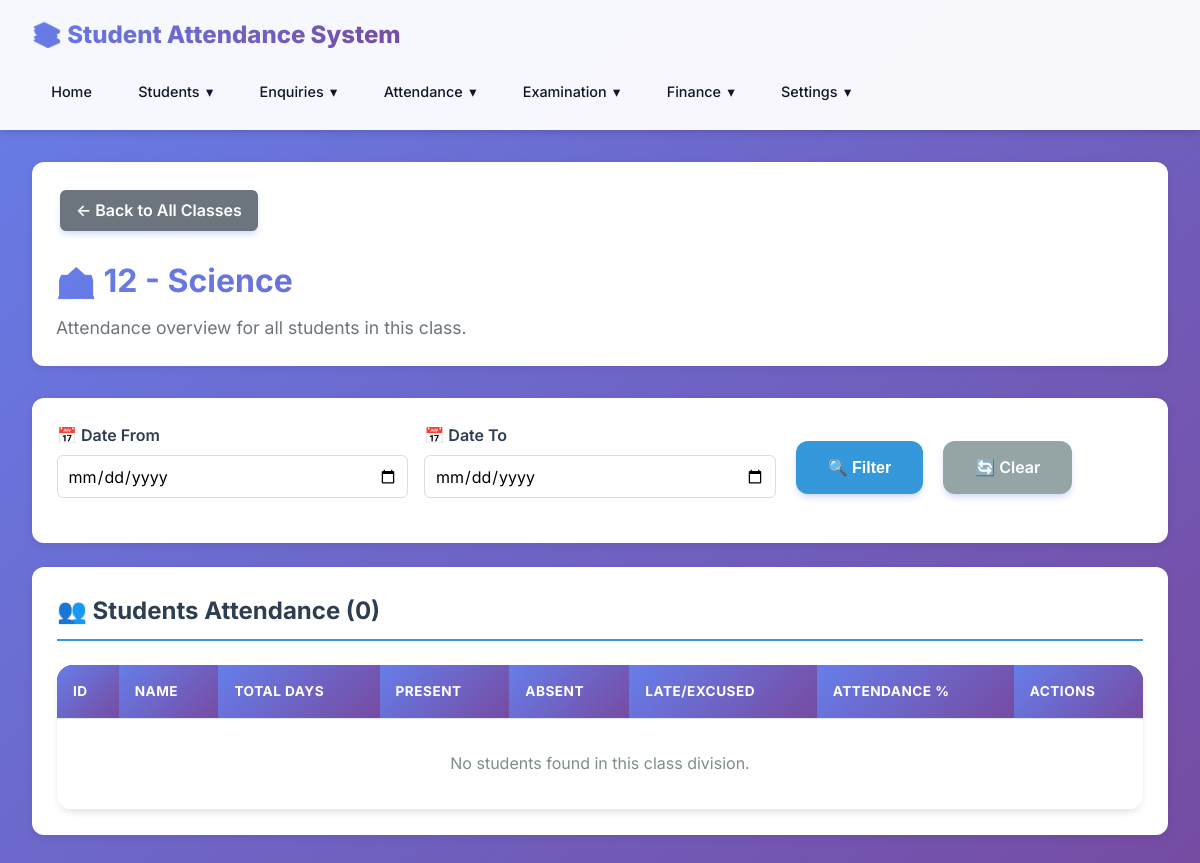
/attendance/class/12/3/, run on an earlier commit of the app's database.
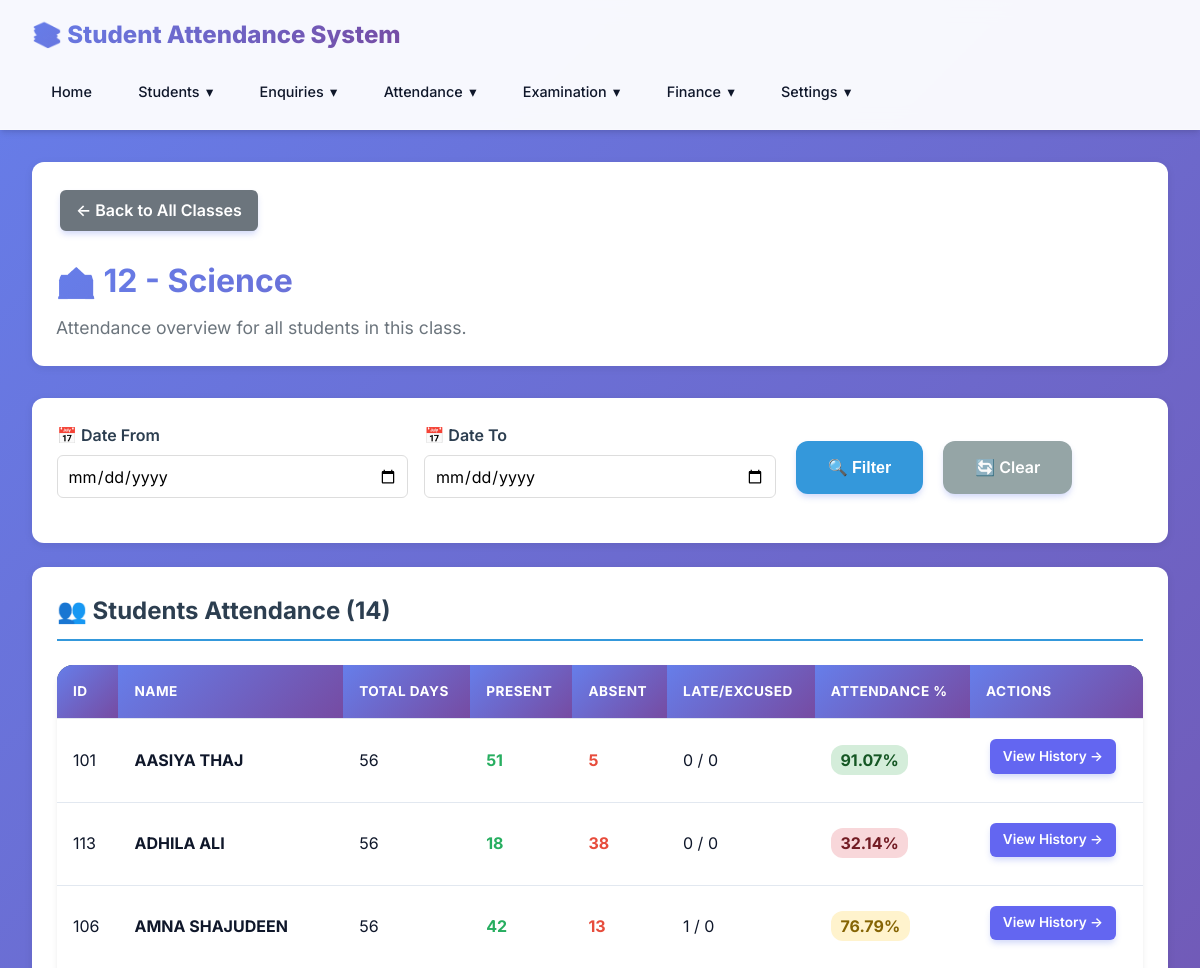
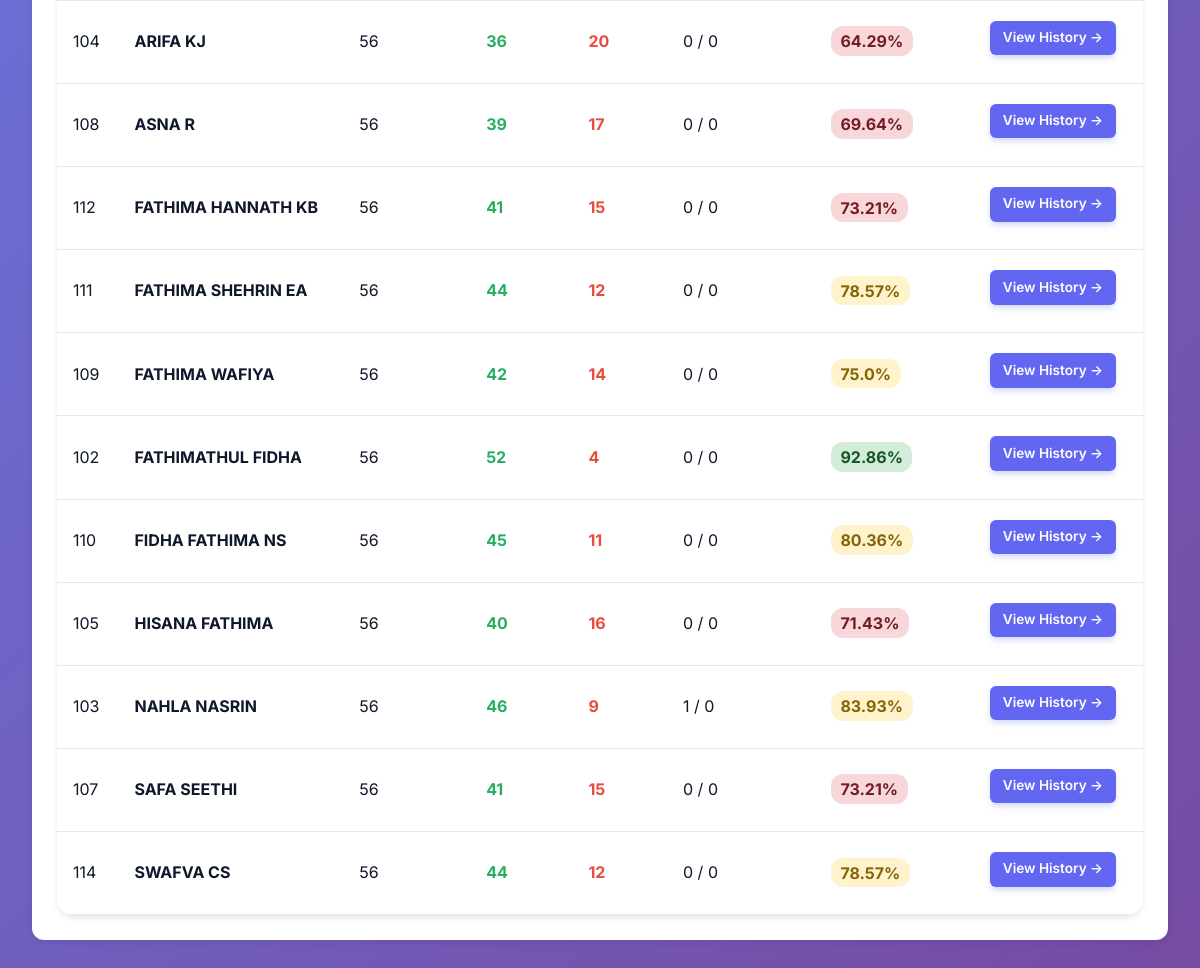
And on a later commit of the database (2 pictures, top to bottom).
### students/models.py (models this page shows, shortened)
class Student(models.Model):
    STUDENT_TYPE_CHOICES = [
        ('hostel', 'Hostel'),
        ('day_scholar', 'Day Scholar'),
    ]
    student_id = models.CharField(max_length=50, unique=True)
    first_name = models.CharField(max_length=100)
    last_name = models.CharField(max_length=100)
    student_type = models.CharField(max_length=20, choices=STUDENT_TYPE_CHOICES, default='day_scholar')
    email = models.EmailField(blank=True)
    phone = models.CharField(max_length=20, blank=True)
    address = models.TextField(blank=True)
    created_at = models.DateTimeField(auto_now_add=True)
    updated_at = models.DateTimeField(auto_now=True)
    is_active = models.BooleanField(default=True)
    class Meta:
        ordering = ['last_name', 'first_name']
    @property
    def full_name(self):
        return f"{self.first_name} {self.last_name}"

### students/views.py (the view)
# urls.py: path('attendance/class/<str:grade>/<int:division_id>/', views.attendance_class_detail, name='attendance_class_detail'),
def attendance_class_detail(request, grade, division_id):
    try:
        division = Division.objects.get(id=division_id)
    except Division.DoesNotExist:
        messages.error(request, "Division not found.")
        return redirect('students:attendance_list')
    active_year = AcademicYear.objects.filter(is_active=True).first()
    enrollments = Enrollment.objects.filter(grade=grade, division=division, academic_year=active_year, student__is_active=True).select_related('student').order_by('student__first_name', 'student__last_name')
    student_stats = []
    date_from = request.GET.get('date_from')
    date_to = request.GET.get('date_to')
    for enrollment in enrollments:
        attendances = Attendance.objects.filter(enrollment=enrollment)
        if date_from:
            attendances = attendances.filter(date__gte=date_from)
        if date_to:
            attendances = attendances.filter(date__lte=date_to)
        total_days = attendances.count()
        present_count = attendances.filter(status='present').count()
        late_count = attendances.filter(status='late').count()
        excused_count = attendances.filter(status='excused').count()
        absent_count = attendances.filter(status='absent').count()
        attended_count = present_count + late_count + excused_count
        percentage = 0
        if total_days > 0:
            percentage = round((attended_count / total_days) * 100, 2)
        student_stats.append({
            'student': enrollment.student,
            'enrollment': enrollment,
            'total_days': total_days,
            'present_count': present_count,
            'late_count': late_count,
            'excused_count': excused_count,
            'absent_count': absent_count,
            'percentage': percentage
        })
    context = {
        'grade': grade,
        'division': division,
        'student_stats': student_stats,
        'current_filters': {
            'date_from': date_from,
            'date_to': date_to
        }
    }
    return render(request, 'students/attendance_class_detail.html', context)

### students/templates/students/attendance_class_detail.html (shortened to what the changed rows need)
{% extends 'students/base.html' %}
{% block content %}
<div class="page-header" style="margin-bottom: 2rem; background: #fff; padding: 1.5rem; border-radius: 12px; box-shadow: 0 2px 8px rgba(0,0,0,0.08);">
    <h1 style="color: #1a202c; font-size: 2rem; margin-bottom: 0.5rem; font-weight: 700;">🏫 {{ grade }} - {{ division.name }}</h1>
</div>
<div class="card" style="background: #fff; border-radius: 12px; box-shadow: 0 2px 8px rgba(0,0,0,0.08); padding: 1.5rem;">
    <h2 style="margin: 0 0 1.5rem 0; color: #2c3e50; border-bottom: 2px solid #3498db; padding-bottom: 0.5rem;">👥 Students Attendance ({{ student_stats|length }})</h2>
    <div class="table-wrapper" style="overflow-x: auto;">
        <table style="width: 100%; border-collapse: collapse; text-align: left;">
            <thead>
                <tr style="background: #34495e; color: white;">
                    <th style="padding: 1rem;">ID</th>
                    <th style="padding: 1rem;">Name</th>
                    <th style="padding: 1rem;">Total Days</th>
                    <th style="padding: 1rem;">Present</th>
                    <th style="padding: 1rem;">Absent</th>
                    <th style="padding: 1rem;">Late/Excused</th>
                    <th style="padding: 1rem;">Attendance %</th>
                    <th style="padding: 1rem;">Actions</th>
                </tr>
            </thead>
            <tbody>
                {% for stat in student_stats %}
                <tr style="border-bottom: 1px solid #ecf0f1; transition: background-color 0.2s;" onmouseover="this.style.backgroundColor='#f8f9fa';" onmouseout="this.style.backgroundColor='transparent';">
                    <td style="padding: 1rem;">{{ stat.student.student_id }}</td>
                    <td style="padding: 1rem;"><strong>{{ stat.student.full_name }}</strong></td>
                    <td style="padding: 1rem;">{{ stat.total_days }}</td>
                    <td style="padding: 1rem; color: #27ae60; font-weight: bold;">{{ stat.present_count }}</td>
                    <td style="padding: 1rem; color: #e74c3c; font-weight: bold;">{{ stat.absent_count }}</td>
                    <td style="padding: 1rem;">{{ stat.late_count }} / {{ stat.excused_count }}</td>
                    <td style="padding: 1rem;">
                        <span style="font-weight: bold; padding: 0.3rem 0.6rem; border-radius: 12px;
                            {% if stat.percentage >= 85 %}background: #d4edda; color: #155724;
                            {% elif stat.percentage >= 75 %}background: #fff3cd; color: #856404;
                            {% else %}background: #f8d7da; color: #721c24;{% endif %}">
                            {{ stat.percentage }}%
                        </span>
                    </td>
                    <td style="padding: 1rem;">
                        <a href="{% url 'students:attendance_student_detail' stat.student.id %}?date_from={{ current_filters.date_from|default:'' }}&amp;date_to={{ current_filters.date_to|default:'' }}" class="btn btn-sm" style="background: #6366f1; color: white; padding: 0.4rem 0.8rem; font-size: 0.85rem; border-radius: 6px; text-decoration: none; display: inline-block;">
                            View History →
                        </a>
                    </td>
                </tr>
                {% empty %}
                <tr>
                    <td colspan="8" style="text-align: center; padding: 2rem; color: #7f8c8d;">No students found in this class division.</td>
                </tr>
                {% endfor %}
            </tbody>
        </table>
    </div>
</div>
{% endblock %}

What changed in the data, as far as the page shows it:
now on this page (row edited): Student: student.student_id "101", student.full_name "AASIYA THAJ", total_days "56", present_count "51", absent_count "5", late_count "0", excused_count "0", percentage "91.07"
now on this page (row edited): Student: student.student_id "113", student.full_name "ADHILA ALI", total_days "56", present_count "18", absent_count "38", late_count "0", excused_count "0", percentage "32.14"
now on this page (row edited): Student: student.student_id "106", student.full_name "AMNA SHAJUDEEN", total_days "56", present_count "42", absent_count "13", late_count "1", excused_count "0", percentage "76.79"
now on this page (row edited): Student: student.student_id "104", student.full_name "ARIFA KJ", total_days "56", present_count "36", absent_count "20", late_count "0", excused_count "0", percentage "64.29"
now on this page (row edited): Student: student.student_id "108", student.full_name "ASNA R", total_days "56", present_count "39", absent_count "17", late_count "0", excused_count "0", percentage "69.64"
now on this page (row edited): Student: student.student_id "112", student.full_name "FATHIMA HANNATH KB", total_days "56", present_count "41", absent_count "15", late_count "0", excused_count "0", percentage "73.21"
now on this page (row edited): Student: student.student_id "111", student.full_name "FATHIMA SHEHRIN EA", total_days "56", present_count "44", absent_count "12", late_count "0", excused_count "0", percentage "78.57"
now on this page (row edited): Student: student.student_id "109", student.full_name "FATHIMA WAFIYA", total_days "56", present_count "42", absent_count "14", late_count "0", excused_count "0", percentage "75.0"
now on this page (row edited): Student: student.student_id "102", student.full_name "FATHIMATHUL FIDHA", total_days "56", present_count "52", absent_count "4", late_count "0", excused_count "0", percentage "92.86"
now on this page (row edited): Student: student.student_id "110", student.full_name "FIDHA FATHIMA NS", total_days "56", present_count "45", absent_count "11", late_count "0", excused_count "0", percentage "80.36"
now on this page (row edited): Student: student.student_id "105", student.full_name "HISANA FATHIMA", total_days "56", present_count "40", absent_count "16", late_count "0", excused_count "0", percentage "71.43"
now on this page (row edited): Student: student.student_id "103", student.full_name "NAHLA NASRIN", total_days "56", present_count "46", absent_count "9", late_count "1", excused_count "0", percentage "83.93"
now on this page (row edited): Student: student.student_id "107", student.full_name "SAFA SEETHI", total_days "56", present_count "41", absent_count "15", late_count "0", excused_count "0", percentage "73.21"
now on this page (row edited): Student: student.student_id "114", student.full_name "SWAFVA CS", total_days "56", present_count "44", absent_count "12", late_count "0", excused_count "0", percentage "78.57"
Also different on the page:
{{ student_stats|length }}: "0" → "14"
text no longer shown: "No students found in this class division."
